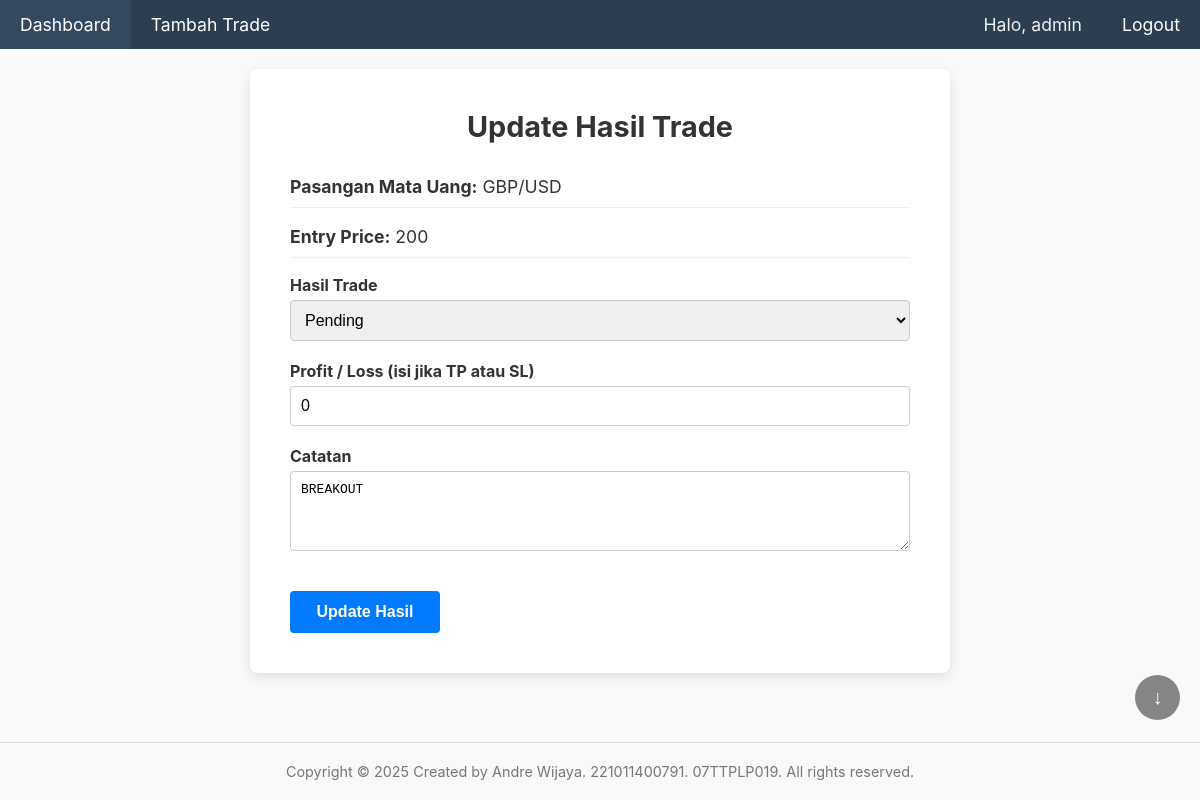
Page /trade_edit.php?id=26 (signed in) on the committed database.
### tables this page shows
CREATE TABLE `trades` (
  `id` int(11) NOT NULL,
  `user_id` int(11) NOT NULL,
  `currency_pair` varchar(10) NOT NULL,
  `position_type` enum('Buy','Sell') NOT NULL,
  `entry_price` decimal(10,5) NOT NULL,
  `stop_loss` decimal(10,5) NOT NULL,
  `take_profit` decimal(10,5) NOT NULL,
  `hasil` enum('Pending','TP','SL') NOT NULL DEFAULT 'Pending',
  `profit_loss` decimal(10,2) DEFAULT NULL,
  `notes` text DEFAULT NULL
);

### trade_edit.php (the view, shortened to what this page needs)
<?php
require_once 'config/database.php';
require_once 'templates/header.php';
$trade_id = $_GET['id'];
$current_user_id = $_SESSION['user_id'];
$query = "SELECT * FROM trades WHERE id = ? AND user_id = ?";
$stmt = mysqli_prepare($koneksi, $query);
mysqli_stmt_bind_param($stmt, "ii", $trade_id, $current_user_id);
mysqli_stmt_execute($stmt);
$result = mysqli_stmt_get_result($stmt);
$trade = mysqli_fetch_assoc($result);
?>
<div class="container">
    <div class="form-card">
        <h3>Update Hasil Trade</h3>
        <form action="trade_process.php" method="POST">
            <p><strong>Pasangan Mata Uang:</strong> <?php echo htmlspecialchars($trade['currency_pair']); ?></p>
            <p><strong>Entry Price:</strong> <?php echo (float)$trade['entry_price']; ?></p>
            <div class="form-group">
                <label for="hasil">Hasil Trade</label>
                <select id="hasil" name="hasil" required>
                    <option value="Pending" <?php if ($trade['hasil'] == 'Pending') echo 'selected'; ?>>Pending</option>
                </select>
            </div>
            <div class="form-group">
                <label for="profit_loss">Profit / Loss (isi jika TP atau SL)</label>
                <input type="text" id="profit_loss" inputmode="decimal" name="profit_loss" value="<?php echo (float)$trade['profit_loss']; ?>" placeholder="Contoh: 250.50">
            </div>
            <div class="form-group">
                <label for="notes">Catatan</label>
                <textarea id="notes" name="notes"><?php echo htmlspecialchars($trade['notes']); ?></textarea>
            </div>
            <button type="submit" class="btn btn-primary">Update Hasil</button>
        </form>
    </div> </div> <?php require_once 'templates/footer.php';  ?>

### assets/css/style.css (style rules this page uses)
html { box-sizing: border-box; height: 100%; }
*, *:before, *:after { box-sizing: inherit; }
body { font-family: -apple-system, BlinkMacSystemFont, "Segoe UI", Roboto, "Helvetica Neue", Arial, sans-serif; margin: 0; background-color: #f9f9f9; color: #333; display: flex; flex-direction: column; height: 100vh; overflow: hidden; }
.container { width: 100%; max-width: 1600px; margin: 0 auto; padding: 20px; flex-grow: 1; overflow-y: auto; }
.form-group { margin-bottom: 1.25rem; }
.form-group label { display: block; margin-bottom: 5px; font-weight: bold; }
input[type="text"], input[type="email"], input[type="password"], select, textarea { width: 100%; padding: 10px; box-sizing: border-box; border: 1px solid #ccc; border-radius: 4px; font-size: 1em; }
textarea { min-height: 80px; resize: vertical; }
.btn { display: inline-block; padding: 12px; border: none; border-radius: 4px; cursor: pointer; font-size: 1em; font-weight: bold; color: white; text-decoration: none; text-align: center; transition: background-color 0.2s; }
.btn-primary { background-color: #007bff; }
.form-card { background: #ffffff; padding: 2.5rem; border-radius: 8px; box-shadow: 0 4px 12px rgba(0,0,0,0.1); max-width: 700px; margin: 0 auto; }
.form-card h3 { margin-top: 0; text-align: center; margin-bottom: 2rem; font-size: 1.8em; }
.form-card p { font-size: 1.1em; border-bottom: 1px solid #eee; padding-bottom: 10px; }
.form-card .btn { min-width: 150px; margin-top: 1rem; }

### rows in the picture
trades: currency_pair "GBP/USD", entry_price "200", hasil "Pending", profit_loss "0", notes "BREAKOUT"

### other values in the picture
$_SESSION['username'] "admin"
